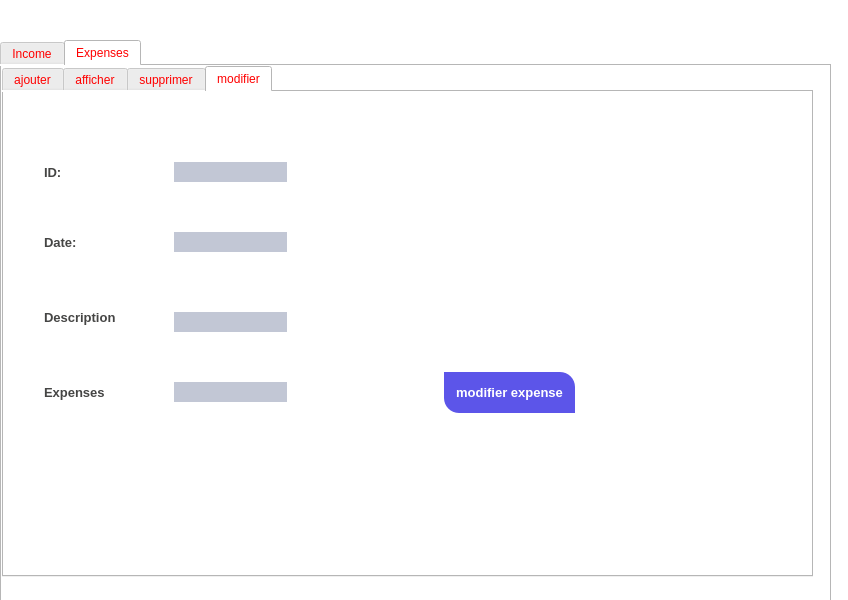
<?xml version="1.0" encoding="UTF-8"?>
<ui version="4.0">
 <class>MainWindow</class>
 <widget class="QMainWindow" name="MainWindow">
  <property name="geometry">
   <rect>
    <x>0</x>
    <y>0</y>
    <width>848</width>
    <height>600</height>
   </rect>
  </property>
  <property name="windowTitle">
   <string>Gestion des etudiants</string>
  </property>
  <property name="styleSheet">
   <string notr="true">QWidget
{
	background-color: #fff;
	color: red;

}


/*-----QLabel-----*/
QLabel
{
	background-color: transparent;
	color: #454544;
	font-weight: bold;
	font-size: 13px;

}


/*-----QPushButton-----*/
QPushButton
{
	background-color: #5c55e9;
	color: #fff;
	font-size: 13px;
	font-weight: bold;
	border-top-right-radius: 15px;
	border-top-left-radius: 0px;
	border-bottom-right-radius: 0px;
	border-bottom-left-radius: 15px;
	padding: 10px;

}


QPushButton::disabled
{
	background-color: #5c5c5c;

}


QPushButton::hover
{
	background-color: #5564f2;

}


QPushButton::pressed
{
	background-color: #3d4ef2;

}


/*-----QCheckBox-----*/
QCheckBox
{
	background-color: transparent;
	color: #5c55e9;
	font-size: 10px;
	font-weight: bold;
	border: none;
	border-radius: 5px;

}


/*-----QCheckBox-----*/
QCheckBox::indicator
{
    background-color: #323232;
    border: 1px solid darkgray;
    width: 12px;
    height: 12px;

}


QCheckBox::indicator:checked
{
    image:url(&quot;./ressources/check.png&quot;);
	background-color: #5c55e9;
    border: 1px solid #5c55e9;

}


QCheckBox::indicator:unchecked:hover
{
    border: 1px solid #5c55e9;

}


QCheckBox::disabled
{
	color: #656565;

}


QCheckBox::indicator:disabled
{
	background-color: #656565;
	color: #656565;
    border: 1px solid #656565;

}


/*-----QLineEdit-----*/
QLineEdit
{
	background-color: #c2c7d5;
	color: #2a547f;
	border: none;
	padding: 5px;

}


/*-----QListView-----*/
QListView
{
	background-color: #5c55e9;
	color: #fff;
	font-size: 14px;
	font-weight: bold;
	show-decoration-selected: 0;
	border-radius: 4px;
	padding-left: -15px;
	padding-right: -15px;
	padding-top: 5px;

} 


QListView:disabled 
{
	background-color: #5c5c5c;

}


QListView::item
{
	background-color: #454e5e;
	border: none;
	padding: 10px;
	border-radius: 0px;
	padding-left : 10px;
	height: 32px;

}


QListView::item:selected
{
	color: #000;
	background-color: #fff;

}


QListView::item:!selected
{
	color:white;
	background-color: transparent;
	border: none;
	padding-left : 10px;

}


QListView::item:!selected:hover
{
	color: #fff;
	background-color: #5564f2;
	border: none;
	padding-left : 10px;

}


/*-----QTreeView-----*/
QTreeView 
{
	background-color: #fff;
	show-decoration-selected: 0;
	color: #454544;

}


QTreeView:disabled
{
	background-color: #242526;
	show-decoration-selected: 0;

}


QTreeView::item 
{
	border-top-color: transparent;
	border-bottom-color: transparent;

}


QTreeView::item:hover 
{
	background-color: #bcbdbb;
	color: #000;

}


QTreeView::item:selected 
{
	background-color: #5c55e9;
	color: #fff;

}


QTreeView::item:selected:active
{
	background-color: #5c55e9;
	color: #fff;

}


QTreeView::item:selected:disabled
{
	background-color: #525251;
	color: #656565;

}


QTreeView::branch:has-children:!has-siblings:closed,
QTreeView::branch:closed:has-children:has-siblings 
{
	image: url(://tree-closed.png);

}

QTreeView::branch:open:has-children:!has-siblings,
QTreeView::branch:open:has-children:has-siblings  
{
	image: url(://tree-open.png);

}


/*-----QTableView &amp; QTableWidget-----*/
QTableView
{
    background-color: #fff;
	border: 1px solid gray;
    color: #454544;
    gridline-color: gray;
    outline : 0;

}


QTableView::disabled
{
    background-color: #242526;
    border: 1px solid #32414B;
    color: #656565;
    gridline-color: #656565;
    outline : 0;

}


QTableView::item:hover 
{
    background-color: #bcbdbb;
    color: #000;

}


QTableView::item:selected 
{
	background-color: #5c55e9;
    color: #fff;

}


QTableView::item:selected:disabled
{
    background-color: #1a1b1c;
    border: 2px solid #525251;
    color: #656565;

}


QTableCornerButton::section
{
	background-color: #ced5e3;
	border: none;
    color: #fff;

}


QHeaderView::section
{
	color: #2a547f;
	border: 0px;
	background-color: #ced5e3;
	padding: 5px;

}


QHeaderView::section:disabled
{
    background-color: #525251;
    color: #656565;

}


QHeaderView::section:checked
{
    color: #fff;
    background-color: #5c55e9;

}


QHeaderView::section:checked:disabled
{
    color: #656565;
    background-color: #525251;

}


QHeaderView::section::vertical::first,
QHeaderView::section::vertical::only-one
{
    border-top: 1px solid #353635;

}


QHeaderView::section::vertical
{
    border-top: 1px solid #353635;

}


QHeaderView::section::horizontal::first,
QHeaderView::section::horizontal::only-one
{
    border-left: 1px solid #353635;

}


QHeaderView::section::horizontal
{
    border-left: 1px solid #353635;

}


/*-----QScrollBar-----*/
QScrollBar:horizontal 
{
    background-color: transparent;
    height: 8px;
    margin: 0px;
    padding: 0px;

}


QScrollBar::handle:horizontal 
{
    border: none;
	min-width: 100px;
    background-color: #7e92b7;

}


QScrollBar::add-line:horizontal, 
QScrollBar::sub-line:horizontal,
QScrollBar::add-page:horizontal, 
QScrollBar::sub-page:horizontal 
{
    width: 0px;
    background-color: #d8dce6;

}


QScrollBar:vertical 
{
    background-color: transparent;
    width: 8px;
    margin: 0;

}


QScrollBar::handle:vertical 
{
    border: none;
	min-height: 100px;
    background-color: #7e92b7;

}


QScrollBar::add-line:vertical, 
QScrollBar::sub-line:vertical,
QScrollBar::add-page:vertical, 
QScrollBar::sub-page:vertical 
{
    height: 0px;
    background-color: #d8dce6;

}</string>
  </property>
  <widget class="QWidget" name="centralwidget">
   <widget class="QTabWidget" name="tabWidget">
    <property name="geometry">
     <rect>
      <x>0</x>
      <y>40</y>
      <width>831</width>
      <height>571</height>
     </rect>
    </property>
    <property name="currentIndex">
     <number>1</number>
    </property>
    <widget class="QWidget" name="tab_5">
     <attribute name="title">
      <string>Income</string>
     </attribute>
     <widget class="QTabWidget" name="modifier">
      <property name="geometry">
       <rect>
        <x>0</x>
        <y>0</y>
        <width>821</width>
        <height>541</height>
       </rect>
      </property>
      <property name="currentIndex">
       <number>3</number>
      </property>
      <widget class="QWidget" name="tab">
       <attribute name="title">
        <string>Ajouter</string>
       </attribute>
       <widget class="QLabel" name="label">
        <property name="geometry">
         <rect>
          <x>40</x>
          <y>60</y>
          <width>81</width>
          <height>16</height>
         </rect>
        </property>
        <property name="text">
         <string>ID:</string>
        </property>
       </widget>
       <widget class="QLabel" name="label_2">
        <property name="geometry">
         <rect>
          <x>40</x>
          <y>140</y>
          <width>55</width>
          <height>16</height>
         </rect>
        </property>
        <property name="text">
         <string>Date:</string>
        </property>
       </widget>
       <widget class="QLabel" name="label_3">
        <property name="geometry">
         <rect>
          <x>40</x>
          <y>220</y>
          <width>55</width>
          <height>16</height>
         </rect>
        </property>
        <property name="text">
         <string>Income:</string>
        </property>
       </widget>
       <widget class="QLineEdit" name="lineEdit_ID">
        <property name="geometry">
         <rect>
          <x>200</x>
          <y>60</y>
          <width>351</width>
          <height>22</height>
         </rect>
        </property>
       </widget>
       <widget class="QLineEdit" name="lineEdit_Nom">
        <property name="geometry">
         <rect>
          <x>200</x>
          <y>140</y>
          <width>351</width>
          <height>22</height>
         </rect>
        </property>
        <property name="text">
         <string>exemple:20/12/2000</string>
        </property>
       </widget>
       <widget class="QLineEdit" name="lineEdit_Prnom">
        <property name="geometry">
         <rect>
          <x>200</x>
          <y>220</y>
          <width>351</width>
          <height>22</height>
         </rect>
        </property>
       </widget>
       <widget class="QPushButton" name="pushButton_Ajouter">
        <property name="geometry">
         <rect>
          <x>590</x>
          <y>400</y>
          <width>91</width>
          <height>41</height>
         </rect>
        </property>
        <property name="text">
         <string>Ajouter</string>
        </property>
       </widget>
      </widget>
      <widget class="QWidget" name="tab_2">
       <attribute name="title">
        <string>Afficher</string>
       </attribute>
       <widget class="QTableView" name="tableView">
        <property name="geometry">
         <rect>
          <x>10</x>
          <y>10</y>
          <width>741</width>
          <height>261</height>
         </rect>
        </property>
       </widget>
       <widget class="QPushButton" name="pushButton_tri">
        <property name="geometry">
         <rect>
          <x>600</x>
          <y>290</y>
          <width>121</width>
          <height>51</height>
         </rect>
        </property>
        <property name="text">
         <string>tri income(asc)</string>
        </property>
       </widget>
       <widget class="QTableView" name="tableView_2">
        <property name="geometry">
         <rect>
          <x>20</x>
          <y>380</y>
          <width>551</width>
          <height>111</height>
         </rect>
        </property>
       </widget>
       <widget class="QPushButton" name="pushButton_rechercher">
        <property name="geometry">
         <rect>
          <x>640</x>
          <y>470</y>
          <width>91</width>
          <height>41</height>
         </rect>
        </property>
        <property name="text">
         <string>rechercher</string>
        </property>
       </widget>
       <widget class="QLineEdit" name="lineEdit_r">
        <property name="geometry">
         <rect>
          <x>590</x>
          <y>430</y>
          <width>221</width>
          <height>20</height>
         </rect>
        </property>
       </widget>
       <widget class="QPushButton" name="tridescendant">
        <property name="geometry">
         <rect>
          <x>420</x>
          <y>290</y>
          <width>131</width>
          <height>51</height>
         </rect>
        </property>
        <property name="text">
         <string>tri income(desc)</string>
        </property>
       </widget>
       <widget class="QPushButton" name="pdf">
        <property name="geometry">
         <rect>
          <x>260</x>
          <y>290</y>
          <width>91</width>
          <height>41</height>
         </rect>
        </property>
        <property name="text">
         <string>pdf</string>
        </property>
       </widget>
      </widget>
      <widget class="QWidget" name="tab_3">
       <attribute name="title">
        <string>Supprimer</string>
       </attribute>
       <widget class="QLabel" name="label_4">
        <property name="geometry">
         <rect>
          <x>30</x>
          <y>50</y>
          <width>91</width>
          <height>16</height>
         </rect>
        </property>
        <property name="text">
         <string>ID:</string>
        </property>
       </widget>
       <widget class="QLineEdit" name="lineEdit_ID_Suppr">
        <property name="geometry">
         <rect>
          <x>180</x>
          <y>50</y>
          <width>451</width>
          <height>22</height>
         </rect>
        </property>
       </widget>
       <widget class="QPushButton" name="pushButton_Supprimer">
        <property name="geometry">
         <rect>
          <x>560</x>
          <y>360</y>
          <width>101</width>
          <height>41</height>
         </rect>
        </property>
        <property name="text">
         <string>Supprimer</string>
        </property>
       </widget>
      </widget>
      <widget class="QWidget" name="tab_4">
       <attribute name="title">
        <string>modifier</string>
       </attribute>
       <widget class="QLabel" name="label_5">
        <property name="geometry">
         <rect>
          <x>50</x>
          <y>70</y>
          <width>81</width>
          <height>16</height>
         </rect>
        </property>
        <property name="text">
         <string>ID:</string>
        </property>
       </widget>
       <widget class="QLabel" name="label_6">
        <property name="geometry">
         <rect>
          <x>50</x>
          <y>140</y>
          <width>47</width>
          <height>13</height>
         </rect>
        </property>
        <property name="text">
         <string>Date:</string>
        </property>
       </widget>
       <widget class="QLabel" name="label_7">
        <property name="geometry">
         <rect>
          <x>50</x>
          <y>200</y>
          <width>47</width>
          <height>13</height>
         </rect>
        </property>
        <property name="text">
         <string>Income:</string>
        </property>
       </widget>
       <widget class="QLineEdit" name="lineEdit_ID_MOD">
        <property name="geometry">
         <rect>
          <x>150</x>
          <y>70</y>
          <width>541</width>
          <height>20</height>
         </rect>
        </property>
       </widget>
       <widget class="QLineEdit" name="lineEdit_NOM_MOD">
        <property name="geometry">
         <rect>
          <x>150</x>
          <y>140</y>
          <width>541</width>
          <height>20</height>
         </rect>
        </property>
       </widget>
       <widget class="QLineEdit" name="lineEdit_P_MOD">
        <property name="geometry">
         <rect>
          <x>150</x>
          <y>200</y>
          <width>541</width>
          <height>20</height>
         </rect>
        </property>
       </widget>
       <widget class="QPushButton" name="pushButton_modifier">
        <property name="geometry">
         <rect>
          <x>590</x>
          <y>280</y>
          <width>81</width>
          <height>41</height>
         </rect>
        </property>
        <property name="text">
         <string>modifier</string>
        </property>
       </widget>
      </widget>
     </widget>
    </widget>
    <widget class="QWidget" name="tab_6">
     <attribute name="title">
      <string>Expenses</string>
     </attribute>
     <widget class="QTabWidget" name="tabWidget_2">
      <property name="geometry">
       <rect>
        <x>0</x>
        <y>0</y>
        <width>811</width>
        <height>511</height>
       </rect>
      </property>
      <property name="currentIndex">
       <number>3</number>
      </property>
      <widget class="QWidget" name="tab_7">
       <attribute name="title">
        <string>ajouter</string>
       </attribute>
       <widget class="QLabel" name="label_8">
        <property name="geometry">
         <rect>
          <x>50</x>
          <y>80</y>
          <width>51</width>
          <height>21</height>
         </rect>
        </property>
        <property name="text">
         <string>ID:</string>
        </property>
       </widget>
       <widget class="QLabel" name="label_9">
        <property name="geometry">
         <rect>
          <x>50</x>
          <y>150</y>
          <width>61</width>
          <height>21</height>
         </rect>
        </property>
        <property name="text">
         <string>Date:</string>
        </property>
       </widget>
       <widget class="QLabel" name="label_10">
        <property name="geometry">
         <rect>
          <x>50</x>
          <y>220</y>
          <width>71</width>
          <height>31</height>
         </rect>
        </property>
        <property name="text">
         <string>Description:</string>
        </property>
       </widget>
       <widget class="QLabel" name="label_11">
        <property name="geometry">
         <rect>
          <x>50</x>
          <y>310</y>
          <width>61</width>
          <height>21</height>
         </rect>
        </property>
        <property name="text">
         <string>Expenses:</string>
        </property>
       </widget>
       <widget class="QLineEdit" name="lineEdit">
        <property name="geometry">
         <rect>
          <x>150</x>
          <y>80</y>
          <width>113</width>
          <height>20</height>
         </rect>
        </property>
       </widget>
       <widget class="QLineEdit" name="lineEdit_2">
        <property name="geometry">
         <rect>
          <x>150</x>
          <y>150</y>
          <width>113</width>
          <height>20</height>
         </rect>
        </property>
       </widget>
       <widget class="QLineEdit" name="lineEdit_3">
        <property name="geometry">
         <rect>
          <x>150</x>
          <y>230</y>
          <width>113</width>
          <height>20</height>
         </rect>
        </property>
       </widget>
       <widget class="QLineEdit" name="lineEdit_4">
        <property name="geometry">
         <rect>
          <x>150</x>
          <y>310</y>
          <width>113</width>
          <height>20</height>
         </rect>
        </property>
       </widget>
       <widget class="QPushButton" name="pushButton_ajout_expense">
        <property name="geometry">
         <rect>
          <x>530</x>
          <y>150</y>
          <width>121</width>
          <height>41</height>
         </rect>
        </property>
        <property name="text">
         <string>ajout expense</string>
        </property>
       </widget>
      </widget>
      <widget class="QWidget" name="tab_8">
       <attribute name="title">
        <string>afficher</string>
       </attribute>
       <widget class="QLabel" name="label_12">
        <property name="geometry">
         <rect>
          <x>50</x>
          <y>80</y>
          <width>51</width>
          <height>21</height>
         </rect>
        </property>
        <property name="text">
         <string/>
        </property>
       </widget>
       <widget class="QTableView" name="tableView_3">
        <property name="geometry">
         <rect>
          <x>20</x>
          <y>10</y>
          <width>741</width>
          <height>261</height>
         </rect>
        </property>
       </widget>
       <widget class="QPushButton" name="pdf_2">
        <property name="geometry">
         <rect>
          <x>110</x>
          <y>300</y>
          <width>101</width>
          <height>41</height>
         </rect>
        </property>
        <property name="text">
         <string>pdf</string>
        </property>
       </widget>
       <widget class="QPushButton" name="tridescendant_2">
        <property name="geometry">
         <rect>
          <x>320</x>
          <y>300</y>
          <width>141</width>
          <height>51</height>
         </rect>
        </property>
        <property name="text">
         <string>tri description</string>
        </property>
       </widget>
      </widget>
      <widget class="QWidget" name="tab_9">
       <attribute name="title">
        <string>supprimer</string>
       </attribute>
       <widget class="QLabel" name="label_13">
        <property name="geometry">
         <rect>
          <x>60</x>
          <y>80</y>
          <width>51</width>
          <height>21</height>
         </rect>
        </property>
        <property name="text">
         <string>ID:</string>
        </property>
       </widget>
       <widget class="QLineEdit" name="lineEdit_5">
        <property name="geometry">
         <rect>
          <x>130</x>
          <y>80</y>
          <width>113</width>
          <height>20</height>
         </rect>
        </property>
       </widget>
       <widget class="QPushButton" name="pushButton_suppression_expense">
        <property name="geometry">
         <rect>
          <x>310</x>
          <y>70</y>
          <width>121</width>
          <height>51</height>
         </rect>
        </property>
        <property name="text">
         <string>supprimer</string>
        </property>
       </widget>
      </widget>
      <widget class="QWidget" name="tab_10">
       <attribute name="title">
        <string>modifier</string>
       </attribute>
       <widget class="QLabel" name="label_14">
        <property name="geometry">
         <rect>
          <x>40</x>
          <y>70</y>
          <width>51</width>
          <height>21</height>
         </rect>
        </property>
        <property name="text">
         <string>ID:</string>
        </property>
       </widget>
       <widget class="QLineEdit" name="lineEdit_6">
        <property name="geometry">
         <rect>
          <x>170</x>
          <y>70</y>
          <width>113</width>
          <height>20</height>
         </rect>
        </property>
       </widget>
       <widget class="QLineEdit" name="lineEdit_7">
        <property name="geometry">
         <rect>
          <x>170</x>
          <y>140</y>
          <width>113</width>
          <height>20</height>
         </rect>
        </property>
       </widget>
       <widget class="QLabel" name="label_15">
        <property name="geometry">
         <rect>
          <x>40</x>
          <y>140</y>
          <width>61</width>
          <height>21</height>
         </rect>
        </property>
        <property name="text">
         <string>Date:</string>
        </property>
       </widget>
       <widget class="QLabel" name="label_16">
        <property name="geometry">
         <rect>
          <x>40</x>
          <y>210</y>
          <width>71</width>
          <height>31</height>
         </rect>
        </property>
        <property name="text">
         <string>Description:</string>
        </property>
       </widget>
       <widget class="QLineEdit" name="lineEdit_8">
        <property name="geometry">
         <rect>
          <x>170</x>
          <y>220</y>
          <width>113</width>
          <height>20</height>
         </rect>
        </property>
       </widget>
       <widget class="QLabel" name="label_17">
        <property name="geometry">
         <rect>
          <x>40</x>
          <y>290</y>
          <width>61</width>
          <height>21</height>
         </rect>
        </property>
        <property name="text">
         <string>Expenses:</string>
        </property>
       </widget>
       <widget class="QLineEdit" name="lineEdit_9">
        <property name="geometry">
         <rect>
          <x>170</x>
          <y>290</y>
          <width>113</width>
          <height>20</height>
         </rect>
        </property>
       </widget>
       <widget class="QPushButton" name="pushButton_modifier_expense">
        <property name="geometry">
         <rect>
          <x>440</x>
          <y>280</y>
          <width>131</width>
          <height>41</height>
         </rect>
        </property>
        <property name="text">
         <string>modifier expense</string>
        </property>
       </widget>
      </widget>
     </widget>
    </widget>
   </widget>
  </widget>
 </widget>
 <resources/>
 <connections/>
</ui>
